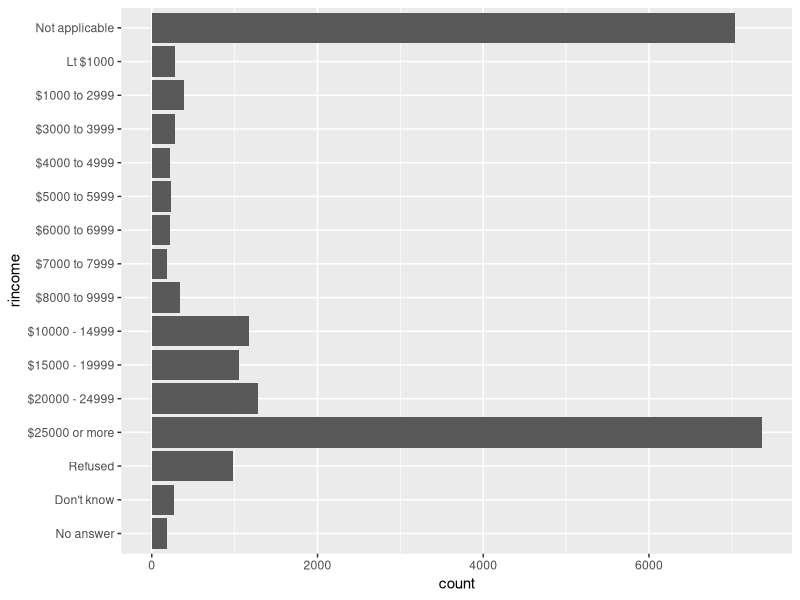
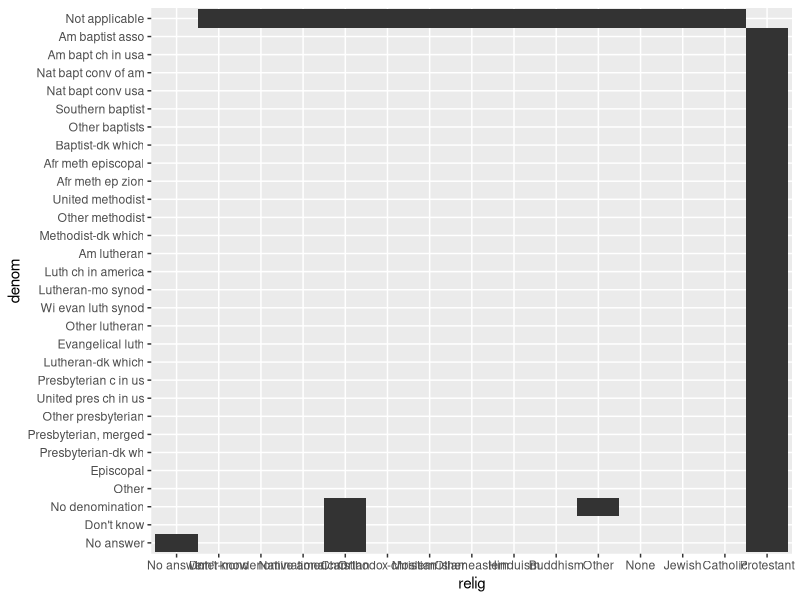
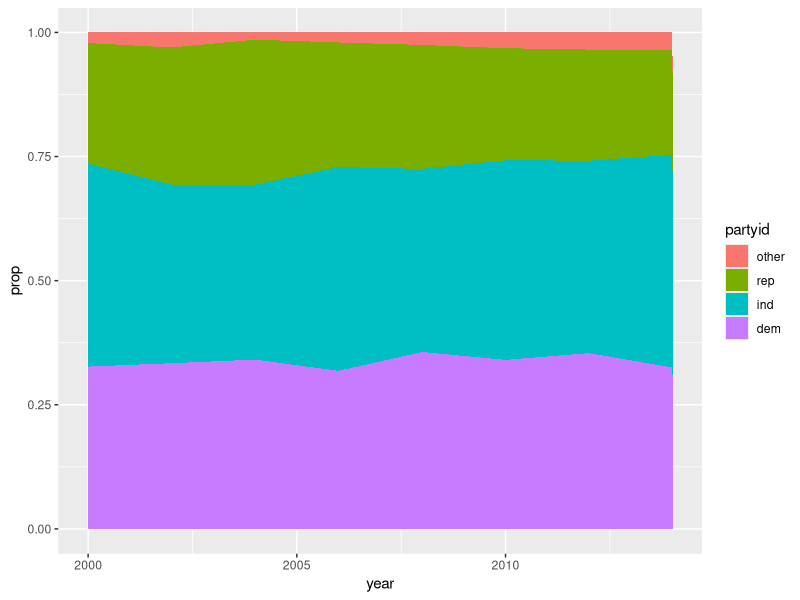

Recreate these plots in R, in order.
## ---- chunk 1
knitr::opts_chunk$set(echo = TRUE)
## ---- chunk 2
library(tidyverse)
library(forcats)
## ---- chunk 3
ggplot(gss_cat, aes(rincome)) + geom_bar() + coord_flip()
## ---- chunk 4
gss_cat %>% group_by(relig) %>% summarise(denoms=n_distinct(denom)) %>% arrange(-denoms)
## ---- chunk 5
ggplot(gss_cat, aes(x=relig, y=denom)) + geom_tile()
## ---- chunk 6
str(gss_cat)
## ---- chunk 7
levels(gss_cat$marital)
levels(gss_cat$race)
levels(gss_cat$rincome)
levels(gss_cat$partyid)
levels(gss_cat$relig)
levels(gss_cat$denom)
## ---- chunk 8
gss_cat %>% mutate(partyid = fct_collapse(partyid,
                                         other = c("No answer", "Don't know", "Other party"),
                                        rep = c("Strong republican", "Not str republican"),
                                        ind = c("Ind,near rep", "Independent", "Ind,near dem"),
                                        dem = c("Not str democrat", "Strong democrat")
                                        )
                   ) %>% 
    group_by(year, partyid) %>%
    count() %>% 
    group_by(year) %>% 
    mutate(prop=n/sum(n)) %>%
    ggplot(aes(x=year, y=prop, fill=partyid)) + geom_area()
## ---- chunk 9
gss_cat %>% mutate(rincome=fct_lump(rincome, n=5)) %>% count(rincome)
